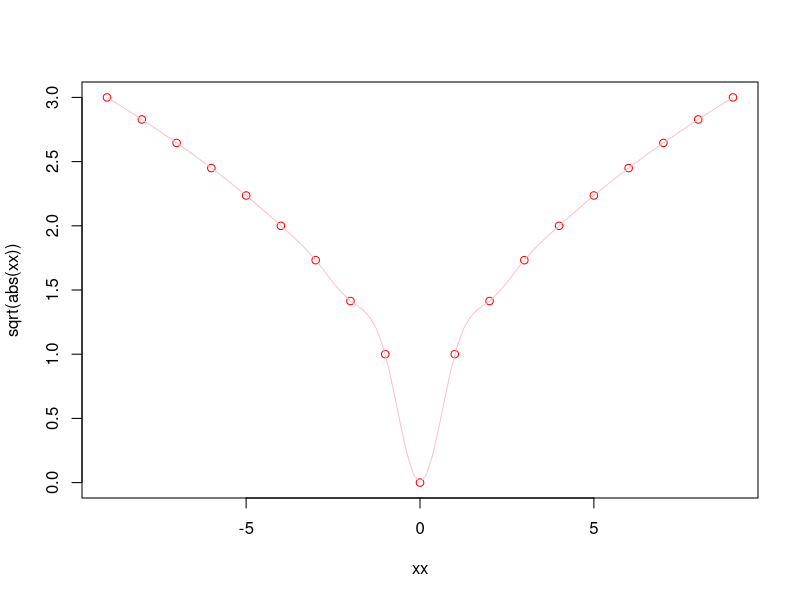
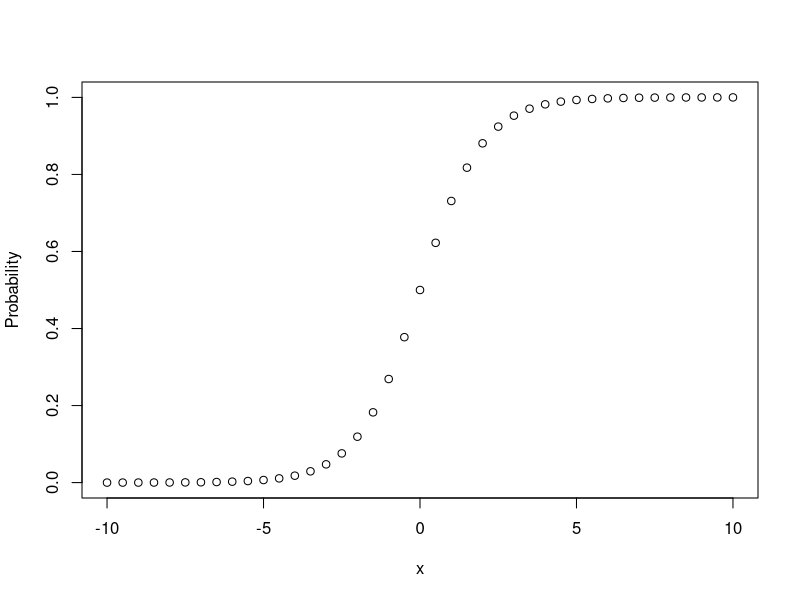

Reproduce these figures in R, in order. (Note: this script raises an error after producing the figures.)
## ---- chunk 1
sum(5:5) # 보기1
  5 == 5:5
  5:5 == 5+5
sum(0:3+1) #보기2
  0:3 == c(0,1,2,3)
  sum(c(0,1,2,3) + 1) == sum(c(1,2,3,4))
sqrt(100)  #보기3
  ?sqrt
  example(sqrt) #Cinsole에서 엔터키를 눌러야 실행 가능해짐.
sum(0:(3+1)) #보기4
  sum(0:4) == 0 + 1 + 2 + 3 + 4
10^2/10 #보기5
  10^(2/10)
## ---- chunk 2
(myName <- "Turing") #괄호는 변수에 문자열을 대입함과 동시에 화면에 출력해달라는 의미임.  
hisName <- "Tukey"
hisName # 괄호를 치지 않으면 이렇게 변수이름을 다시 입력하여야 화면에 출력이됨.
(tempName <- myName)
(myName <- hisName)
  (hisName <- myName) #이렇게 하면 오답이 됨.
(hisName <- tempName)#올바른 답임. 변수는 메모리의 주소
myName
hisName
## ---- chunk 3
1:3 + 1
  c(1,2,3) + 1
  1:(3  +  1) # 빈칸은 수식에서 의미가 없음. 다만 읽기 편하게 하는 기능을 함.
  # c("철수", "영희", "갑돌", "갑순") + "1" 에러 발생
  paste(c("철수", "영희", "갑돌", "갑순"),1)
  paste(c("철수", "영희", "갑돌", "갑순"),1, sep="")
## ---- chunk 4
mode(1)
mode(c(1:3))
mode(pi)
  pi
mode(c(1,"one"))
mode(1:(3+1))
## ---- chunk 5
x <- seq(-10,10,0.5)
Probability <- 1/(1+exp(-x))
  plot(x, Probability)
## ---- chunk 6
(quizData <- seq(from=-150, by=3, to=150))
samequizData <- seq(-150,150,3)
quizData == samequizData
length(quizData)
## ---- chunk 7
length(quizData[quizData %% 2 == 0])
## ---- chunk 8
quizData == quizData[1:100]
quizData == quizData[1:101]
quizData[1:101] %% 2 == 0 #quizData 101개 원소를 모두 2로 나누어 나머지를 계산한후 그나머지가 0과 같으면 TRUE, 0과 같지 않으면 FALSE를 101개 원소를 가진 벡터로 만들어 반환합니다.
quizData[quizData[1:101] %%2 == 0] #이렇게 하면 위의 TRUE, FALSE벡터를 가지고, TRUE자리에 있던 quizData벡터의 값만 추려내어 별도의 벡터로 만들어 줍니다.
length(quizData[quizData[1:101] %%2 == 0]) #조건에 맞는 값만 별도로 추출한 벡터의 원소의 갯수, 즉 벡터의 길이를 계산하여 줍니다.
## ---- chunk 9
sum(quizData[quizData %% 2 == 1])
## ---- chunk 10
length(quizData)
quizData == quizData[1:length(quizData)]
quizData %% 2 == 1
quizData[quizData %% 2 == 1]
sum(quizData[quizData %% 2 == 1])
## ---- chunk 11
mean(quizData)
## ---- chunk 12
mean #mean함수를 그냥 이름으로만 치면 간단한 함수가 나옵니다.
methods(mean)
  ?methods # 저라면 반드시 이렇게 쳐서 이게 무엇인지 알라볼려고 도전합니다.!!!
mean.default #R은 오픈소스가 모든 소스코드를 이렇게 확인가능합니다.
## ---- chunk 13
quizData[3] <- 500
## ---- chunk 14
quizData2 <- c(quizData[1:2],500,quizData[3:length(quizData)])
length(quizData2) #벡터의 길이가 하나 추가되었습니다.

quizData
str(quizData)
quizData(2)
## ---- chunk 15
length(quizData)
quizData[1:2]
quizData[3:length(quizData)]
c(quizData[1:2],500,quizData[3:length(quizData)])
quizData2 <- c(quizData[1:2],500,quizData[3:length(quizData)])

## ---- chunk 16
quizData2 #3번째 위치에 500이 추가 삽입되어 있는 것을 확인해 보시기 바랍니다.
